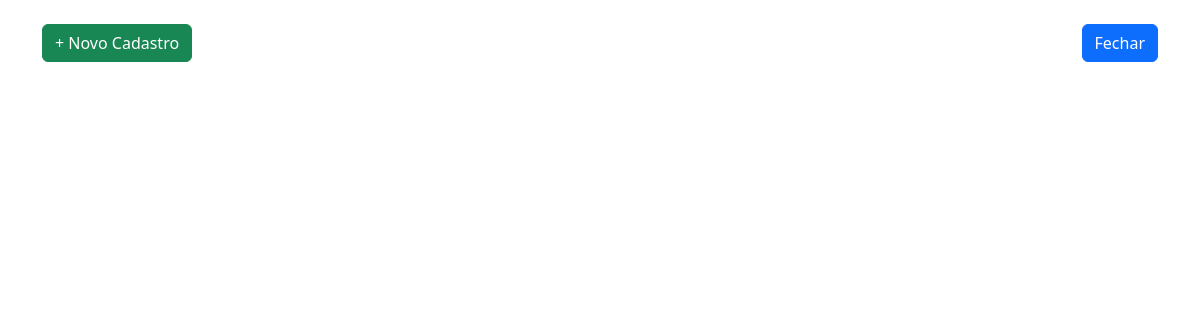
The page /App/views/user/AcompanhanteView/indexAcompanhante.php on the database as committed earlier.
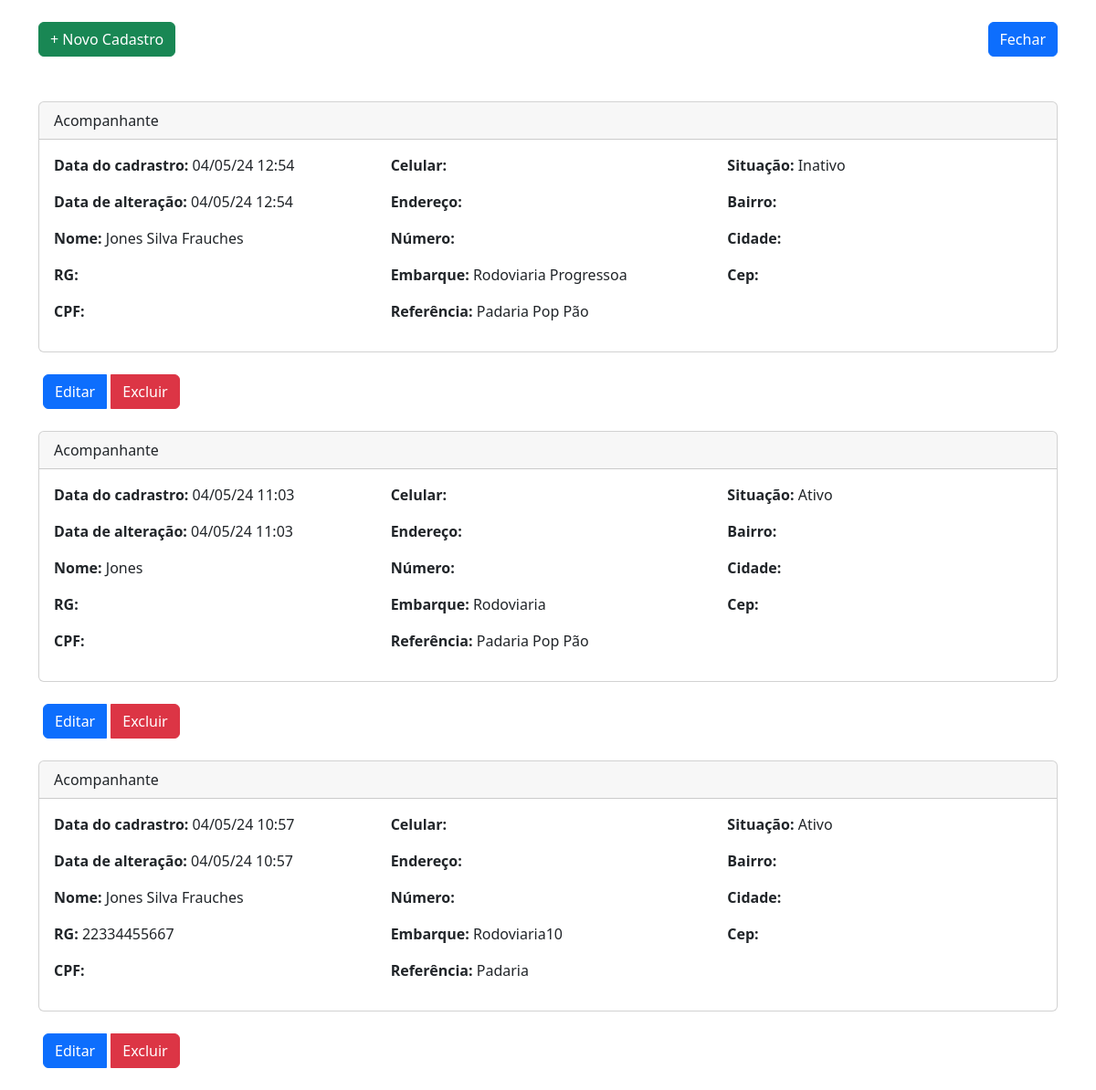
The same page on the database as committed later.
### tables this page shows
CREATE TABLE IF NOT EXISTS `acompanhantes` (
  `id` int NOT NULL AUTO_INCREMENT,
  `nome` varchar(200) NOT NULL,
  `rg` varchar(20) NOT NULL,
  `cpf` varchar(20) NOT NULL,
  `endereco` varchar(200) NOT NULL,
  `numero` varchar(5) NOT NULL,
  `bairro` varchar(60) NOT NULL,
  `cidade` varchar(60) NOT NULL,
  `cep` varchar(10) NOT NULL,
  `embarque` varchar(200) NOT NULL,
  `referencia` varchar(200) DEFAULT NULL,
  `id_situacao` int NOT NULL,
  `celular` varchar(15) NOT NULL,
  `created` datetime NOT NULL,
  `modified` datetime DEFAULT NULL,
  PRIMARY KEY (`id`),
  KEY `id_situacao` (`id_situacao`)
);

CREATE TABLE IF NOT EXISTS `situacoes` (
  `id` int NOT NULL AUTO_INCREMENT,
  `nome_situacao` varchar(30) NOT NULL,
  `created` datetime NOT NULL,
  `modified` datetime DEFAULT NULL,
  PRIMARY KEY (`id`)
);

### App/config/conexao.php (called while the page is built, shortened)
<?php
class Banco
{
    protected $mysqli;
    private function conexao($servidor, $usuario, $senha, $banco)
    {
        try {
            $this->mysqli = new mysqli($servidor, $usuario, $senha, $banco);
        } catch (Exception $e) {
            die($e->getMessage());
        }
    }
    public function getConexao()
    {
        return $this->mysqli;
    }
}
?>

### App/controllers/Acompanhante/AcompanhanteListarController.php (called while the page is built)
<?php
require_once (__DIR__ ."/../../models/AcompanhanteModel.php");
class AcompanhanteListarController
{
    private $listarAcompanantes;
    public function __construct()
    {
        $this->listarAcompanantes = new Acompanhante();
        $this -> listarTodosAcompanhante();
    }
    public function listarTodosAcompanhante()
    {
        return $this->listarAcompanantes->listarAcompanhante();
    }
}
?>

### App/models/AcompanhanteModel.php (called while the page is built, shortened)
<?php
require_once(__DIR__ . "/../dao/AcompanhanteDAO.php");
class Acompanhante extends Banco
{
    private $acompanhanteDAO;
    public function __construct()
    {
        $this->acompanhanteDAO = new AcompanhanteDAO();
    }
    public function listarAcompanhante()
    {
        return $this->acompanhanteDAO->getAcompanhante();
    }
}

### App/dao/AcompanhanteDAO.php (called while the page is built, shortened)
<?php
require_once(__DIR__ . "/../config/conexao.php");
class AcompanhanteDAO
{
    protected $conexao;
    public function __construct()
    {
        $this->conexao = new Banco();
    }
    public function getAcompanhante()
    {
        try {
            $stmt = $this->conexao->getConexao()->prepare("SELECT a.*, s.nome_situacao
                                                           FROM acompanhantes a
                                                           INNER JOIN situacoes s ON a.id_situacao = s.id
                                                           ORDER BY a.id DESC");
            $stmt->execute();
            $result = $stmt->get_result();
            $acompanhantes = $result->fetch_all(MYSQLI_ASSOC);
            return $acompanhantes;
        } catch (Exception $e) {
            echo "Erro ao listar pacientes: " . $e->getMessage();
            return [];
        }
    }
}
?>

### App/views/user/AcompanhanteView/indexAcompanhante.php (the view, shortened to what the changed rows need)
<?php
require_once("../../../controllers/Acompanhante/AcompanhanteListarController.php");
$controller = new AcompanhanteListarController();
$rows = $controller->listarTodosAcompanhante();
?>
<!DOCTYPE html>
<html lang="en">
<head>
    <link href="https://cdn.jsdelivr.net/npm/bootstrap@5.2.1/dist/css/bootstrap.min.css" rel="stylesheet"
>
</head>
<body>
<div class="container">
    <?php foreach ($rows as $row): ?>
        <div class="card">
            <div class="card-header">Acompanhante</div>
            <div class="card-body">
                <div class="row">
                    <div class="col-md-4">
                        <strong>Data do cadrastro:</strong> <?php if (isset($row ['created']) && $row['created'] !== null) {
                            $dataFormatadaCadastro = date('d/m/y H:i', strtotime($row['created']));
                            echo $dataFormatadaCadastro;
                        } else {
                            echo "Data não disponível";
                        } ?> </p>
                        <p><strong>Data de alteração:</strong> <?php if (isset($row['modified']) && $row['modified'] !== null) {
                                $dataFormatada = date('d/m/y H:i', strtotime($row['modified']));
                                echo $dataFormatada;
                            } else {
                                echo "Data não disponível";
                            } ?></p>
                        <p><strong>Nome:</strong> <?php echo $row['nome']; ?></p>
                        <p><strong>RG:</strong> <?php echo $row['rg']; ?></p>
                        <p><strong>CPF:</strong> <?php echo $row['cpf']; ?></p>
                    </div>
                    <div class="col-md-4">
                        <p><strong>Celular:</strong> <?php echo $row['celular']; ?></p>
                        <p><strong>Endereço:</strong> <?php echo $row['endereco']; ?></p>
                        <p><strong>Número:</strong> <?php echo $row['numero']; ?></p>
                        <p><strong>Embarque: </strong><?php echo $row['embarque']; ?></p>
                        <p><strong>Referência: </strong><?php echo $row['referencia']; ?></p>
                    </div>
                    <div class="col-md-4">
                        <p><strong>Situação:</strong> <?php echo $row['nome_situacao']; ?></p>
                        <p><strong>Bairro:</strong> <?php echo $row['bairro']; ?></p>
                        <p><strong>Cidade:</strong> <?php echo $row['cidade']; ?></p>
                        <p><strong>Cep:</strong> <?php echo $row['cep']; ?></p>
                    </div>
                </div>
            </div>
        </div>
        <br>
        <div class="col-md-3">
            <div class="col-md-3 text-right">
                <div class="btn-group">
                    <a href="editarAcompanhante.php?id=<?php echo $row['id']; ?>" class="btn btn-primary"
                       style="margin-left: 5px; margin-right: 5px;">Editar</a>
                    <a class="btn btn-danger"
                       href="../../../controllers/Acompanhante/AcompanhanteDeletarController.php?id=<?php echo $row['id']; ?>">Excluir</a>
                </div>
            </div>
        </div>
        <br>
    <?php endforeach; ?>
</div>
</body>
</html>

Rows that differ between the two databases and show on the page:
added acompanhantes: created "04/05/24 12:54", modified "04/05/24 12:54", nome "Jones Silva Frauches", embarque "Rodoviaria Progressoa", referencia "Padaria Pop Pão", id_situacao.nome_situacao "Inativo"
added acompanhantes: created "04/05/24 11:03", modified "04/05/24 11:03", nome "Jones", embarque "Rodoviaria", referencia "Padaria Pop Pão", id_situacao.nome_situacao "Ativo"
added acompanhantes: created "04/05/24 10:57", modified "04/05/24 10:57", nome "Jones Silva Frauches", rg "22334455667", embarque "Rodoviaria10", referencia "Padaria", id_situacao.nome_situacao "Ativo"
